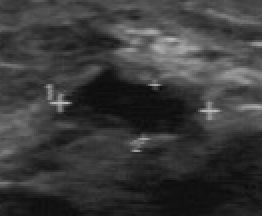
%> input picture Data/BUSreal.tif, 131 x 108 px (shown 2 times larger)
$ octave --eval "result = adlg(imread('../../Data/BUSreal.tif'));"   (GNU Octave 9; MATLAB toolbox functions it lacks are replaced by stand-ins)
%> lines starting %> are read from the running program, lines starting %| are printed output that depends on the picture
% ADLG Anisotropic diffusion guided by Log-Gabor filters.
%   J = ADLG(I,DT,MAXITER) performs the anisotropic difussion
%   filtering guided by Log-Gabor filters for despeckling a breast
%   ultrasound image I, where DT is the time step constant, and MAXITER is
%   the maximum number of iterations for diffusion.
%
%   Example:
%   -------
%   I = imread('BUSreal.tif');
%   J = adlg(I,0.25,1000);
%   figure;
%   subplot 121; imshow(I); title('Original Image');
%   subplot 122; imshow(mat2gray(J)); title('Filtered Image');
%
%   See also ADF CHMF ISF ISFAD
%
%
%   Reference:
%   ----------
%   W. Gomez, W. C. A. Pereira, A. F. C. Infantosi, "Breast ultrasound
%   despeckling using anisotropic diffusion guided by texture descriptors,"
%   Ultrasound in Medicine and Biology, vol. 40, no. 11, pp. 2609-2621, 2014.

% ------------------------------------------------------------------------
%   Cinvestav-IPN (Mexico) - LUS/PEB/COPPE/UFRJ (Brazil)
%   ADLF Version 1.0 (Matlab R2012b Unix)
%   April 2014
%   Copyright (c) 2014, Wilfrido Gomez Flores
% ------------------------------------------------------------------------

function I = adlg(I,dt,niter)
% Validations
if nargin < 2
    dt = 0.25;
    niter = 1000;
end
if nargin < 3
    niter = 1000;
end
% Smoothing to homogeneize similar textures
I = hybmedfilt2(I,11);
%> in hybmedfilt2, `f1 = ordfilt2(g, fix(median(1:sum(D(:)))), D, 'symmetric');`:
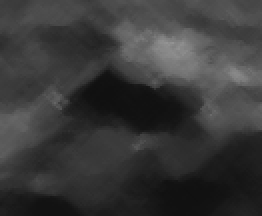
%> f1: size 108x131 uint8 (shown 2 times larger); min 16, max 148, mean 56.7
%> in hybmedfilt2, `M = cat(3,g,f1,f2);`:
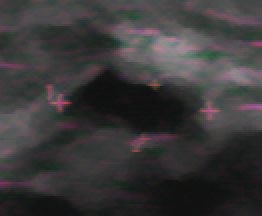
%> M: size 108x131x3 uint8 (shown 2 times larger); mean R, G, B 58.2, 56.7, 57.3
% Normalizacion to the range [0,1]
I = imnormalize(I);
% Creating the bank of Log-Gabor filters (Equation 7)
nscale  = 3;  % Scales
norient = 24; % Orientations
LGab = LogGabor(I, nscale, norient, 1, 3.0, .55); % 2 octaves
% Filtering the input image to extract texture information (Equation 8)
T = gabortextures(I,LGab);
% Texture-gradient responses (Equation 2)
GT = gradients(T);
% Texture-gradient magnitudes, adaptive kappa in N8 (Equation 10)
RT = magnitudes(GT);
% Anisotropic diffusion process
Iact = round(255*I);
for t = 1:niter
    % Intensity-gradient responses (Equation 2)
    GI = gradients(I);
    % Diffusion coefficient (Equation 9)
    C = diffcoeffs(GI,RT);
    % Divergencies
    D = divergences(GI,C);
    % Solution update (Equation 12)
    I = updates(I,D,dt);
    % Stop criterion by measuring MSE
    if ~mod(t,10)
        Iant = Iact;
        Iact = round(255*I);
        err = mserr(Iact,Iant); % MSE (Equation 16)
        if err<0.5
            disp(['Iteration stop: ' num2str(t) ' with MSE: ' num2str(err)]);
            break;
        end
    end
end
%*************************************************************************
%*************************************************************************
function OUT = updates(I,IN1,dt)
% Divergences in N8
D_W_N = IN1.D_W_N;
D_N_E = IN1.D_N_E;
D_E_S = IN1.D_E_S;
D_S_W = IN1.D_S_W;
D_NW_NE = IN1.D_NW_NE;
D_NE_SE = IN1.D_NE_SE;
D_SE_SW = IN1.D_SE_SW;
D_SW_NW = IN1.D_SW_NW;
% Equation 12
J = I + dt*(D_W_N + D_N_E + D_E_S + D_S_W + D_NW_NE + D_NE_SE + D_SE_SW + D_SW_NW);
% Normalizacion to the range [0,1]
OUT = imnormalize(J);
%*************************************************************************
%*************************************************************************
function OUT = divergences(IN1,IN2)
% Intensity-gradient responses in N8
I_W_N(:,:,1) = IN1.W_N.D1; I_W_N(:,:,2) = IN1.W_N.D2;
I_N_E(:,:,1) = IN1.N_E.D1; I_N_E(:,:,2) = IN1.N_E.D2;
I_E_S(:,:,1) = IN1.E_S.D1; I_E_S(:,:,2) = IN1.E_S.D2;
I_S_W(:,:,1) = IN1.S_W.D1; I_S_W(:,:,2) = IN1.S_W.D2;
I_NW_NE(:,:,1) = IN1.NW_NE.D1; I_NW_NE(:,:,2) = IN1.NW_NE.D2;
I_NE_SE(:,:,1) = IN1.NE_SE.D1; I_NE_SE(:,:,2) = IN1.NE_SE.D2;
I_SE_SW(:,:,1) = IN1.SE_SW.D1; I_SE_SW(:,:,2) = IN1.SE_SW.D2;
I_SW_NW(:,:,1) = IN1.SW_NW.D1; I_SW_NW(:,:,2) = IN1.SW_NW.D2;
% Conduction coefficients in N8
C_W_N = IN2.C_W_N;
C_N_E = IN2.C_N_E;
C_E_S = IN2.C_E_S;
C_S_W = IN2.C_S_W;
C_NW_NE = IN2.C_NW_NE;
C_NE_SE = IN2.C_NE_SE;
C_SE_SW = IN2.C_SE_SW;
C_SW_NW = IN2.C_SW_NW;
% Computes divergences in N8
D_W_N = sum(C_W_N.*I_W_N,3);
D_N_E = sum(C_N_E.*I_N_E,3);
D_E_S = sum(C_E_S.*I_E_S,3);
D_S_W = sum(C_S_W.*I_S_W,3);
D_NW_NE = sum(C_NW_NE.*I_NW_NE,3);
D_NE_SE = sum(C_NE_SE.*I_NE_SE,3);
D_SE_SW = sum(C_SE_SW.*I_SE_SW,3);
D_SW_NW = sum(C_SW_NW.*I_SW_NW,3);
% Outputs
OUT.D_W_N = D_W_N;
OUT.D_N_E = D_N_E;
OUT.D_E_S = D_E_S;
OUT.D_S_W = D_S_W;
OUT.D_NW_NE = D_NW_NE;
OUT.D_NE_SE = D_NE_SE;
OUT.D_SE_SW = D_SE_SW;
OUT.D_SW_NW = D_SW_NW;
%*************************************************************************
%*************************************************************************
function OUT = diffcoeffs(IN1,IN2)
% Intensity-gradient responses in N8
I_W_N(:,:,1) = abs(IN1.W_N.D1).^2; I_W_N(:,:,2) = abs(IN1.W_N.D2).^2;
I_N_E(:,:,1) = abs(IN1.N_E.D1).^2; I_N_E(:,:,2) = abs(IN1.N_E.D2).^2;
I_E_S(:,:,1) = abs(IN1.E_S.D1).^2; I_E_S(:,:,2) = abs(IN1.E_S.D2).^2;
I_S_W(:,:,1) = abs(IN1.S_W.D1).^2; I_S_W(:,:,2) = abs(IN1.S_W.D2).^2;
I_NW_NE(:,:,1) = abs(IN1.NW_NE.D1).^2; I_NW_NE(:,:,2) = abs(IN1.NW_NE.D2).^2;
I_NE_SE(:,:,1) = abs(IN1.NE_SE.D1).^2; I_NE_SE(:,:,2) = abs(IN1.NE_SE.D2).^2;
I_SE_SW(:,:,1) = abs(IN1.SE_SW.D1).^2; I_SE_SW(:,:,2) = abs(IN1.SE_SW.D2).^2;
I_SW_NW(:,:,1) = abs(IN1.SW_NW.D1).^2; I_SW_NW(:,:,2) = abs(IN1.SW_NW.D2).^2;
% Adaptive kappa in N8
R_W_N = IN2.R_W_N;
R_N_E = IN2.R_N_E;
R_E_S = IN2.R_E_S;
R_S_W = IN2.R_S_W;
R_NW_NE = IN2.R_NW_NE;
R_NE_SE = IN2.R_NE_SE;
R_SE_SW = IN2.R_SE_SW;
R_SW_NW = IN2.R_SW_NW;
% Computes diffusion coefficient in N8 (Equation 9)
s = 1/100;
C_W_N = s./(s+(I_W_N./R_W_N)); C_W_N(C_W_N<0) = 0; C_W_N(C_W_N>1)=1;
C_N_E = s./(s+(I_N_E./R_N_E)); C_N_E(C_N_E<0) = 0; C_N_E(C_N_E>1)=1;
C_E_S = s./(s+(I_E_S./R_E_S)); C_E_S(C_E_S<0) = 0; C_E_S(C_E_S>1)=1;
C_S_W = s./(s+(I_S_W./R_S_W)); C_S_W(C_S_W<0) = 0; C_S_W(C_S_W>1)=1;
C_NW_NE = s./(s+(I_NW_NE./R_NW_NE)); C_NW_NE(C_NW_NE<0) = 0; C_NW_NE(C_NW_NE>1)=1;
C_NE_SE = s./(s+(I_NE_SE./R_NE_SE)); C_NE_SE(C_NE_SE<0) = 0; C_NE_SE(C_NE_SE>1)=1;
C_SE_SW = s./(s+(I_SE_SW./R_SE_SW)); C_SE_SW(C_SE_SW<0) = 0; C_SE_SW(C_SE_SW>1)=1;
C_SW_NW = s./(s+(I_SW_NW./R_SW_NW)); C_SW_NW(C_SW_NW<0) = 0; C_SW_NW(C_SW_NW>1)=1;
% Outputs
OUT.C_W_N = C_W_N;
OUT.C_N_E = C_N_E;
OUT.C_E_S = C_E_S;
OUT.C_S_W = C_S_W;
OUT.C_NW_NE = C_NW_NE;
OUT.C_NE_SE = C_NE_SE;
OUT.C_SE_SW = C_SE_SW;
OUT.C_SW_NW = C_SW_NW;
%*************************************************************************
%*************************************************************************
function OUT = gradients(I)
I = double(I);
% Indices for finite differences
[Mi,Ni,~] = size(I);
S = [1,1:Mi-1];
N = [2:Mi, Mi];
E = [1,1:Ni-1];
W = [2:Ni, Ni];
% Finite differences (gradients) in N8 (Equation 2)
W_N.D1 = I(:,W,:)-I; W_N.D2 = I(N,:,:)-I;
N_E.D1 = I(N,:,:)-I; N_E.D2 = I(:,E,:)-I;
E_S.D1 = I(:,E,:)-I; E_S.D2 = I(S,:,:)-I;
S_W.D1 = I(S,:,:)-I; S_W.D2 = I(:,W,:)-I;
NW_NE.D1 = I(N,W,:)-I; NW_NE.D2 = I(N,E,:)-I;
NE_SE.D1 = I(N,E,:)-I; NE_SE.D2 = I(S,E,:)-I;
SE_SW.D1 = I(S,E,:)-I; SE_SW.D2 = I(S,W,:)-I;
SW_NW.D1 = I(S,W,:)-I; SW_NW.D2 = I(N,W,:)-I;
% Outputs
OUT.W_N = W_N;
OUT.N_E = N_E;
OUT.E_S = E_S;
OUT.S_W = S_W;
OUT.NW_NE = NW_NE;
OUT.NE_SE = NE_SE;
OUT.SE_SW = SE_SW;
OUT.SW_NW = SW_NW;
%*************************************************************************
%*************************************************************************
function F = gabortextures(I,Gab)
[Mi, Ni, z] = size(Gab);
TF = fft2(I);
TF(1,1) = 0;
% Filter the input images with Log-Gabor
F = zeros(Mi,Ni,z);
for i = 1:z
    F(:,:,i) = real(ifft2(TF.*Gab(:,:,i))); % Equation 8
end
%*************************************************************************
%*************************************************************************
function OUT = magnitudes(IN)
% Intensity-gradient responses in N8
W_N = IN.W_N;
N_E = IN.N_E;
E_S = IN.E_S;
S_W = IN.S_W;
NW_NE = IN.NW_NE;
NE_SE = IN.NE_SE;
SE_SW = IN.SE_SW;
SW_NW = IN.SW_NW;
% Magnitude responses in N8 (Equation 10)
R_W_N(:,:,1) = sqrt(sum(abs(W_N.D1).^2,3)); R_W_N(:,:,2) = sqrt(sum(abs(W_N.D2).^2,3));
R_N_E(:,:,1) = sqrt(sum(abs(N_E.D1).^2,3)); R_N_E(:,:,2) = sqrt(sum(abs(N_E.D2).^2,3));
R_E_S(:,:,1) = sqrt(sum(abs(E_S.D1).^2,3)); R_E_S(:,:,2) = sqrt(sum(abs(E_S.D2).^2,3));
R_S_W(:,:,1) = sqrt(sum(abs(S_W.D1).^2,3)); R_S_W(:,:,2) = sqrt(sum(abs(S_W.D2).^2,3));
R_NW_NE(:,:,1) = sqrt(sum(abs(NW_NE.D1.^2),3)); R_NW_NE(:,:,2) = sqrt(sum(abs(NW_NE.D2).^2,3));
R_NE_SE(:,:,1) = sqrt(sum(abs(NE_SE.D1.^2),3)); R_NE_SE(:,:,2) = sqrt(sum(abs(NE_SE.D2).^2,3));
R_SE_SW(:,:,1) = sqrt(sum(abs(SE_SW.D1.^2),3)); R_SE_SW(:,:,2) = sqrt(sum(abs(SE_SW.D2).^2,3));
R_SW_NW(:,:,1) = sqrt(sum(abs(SW_NW.D1.^2),3)); R_SW_NW(:,:,2) = sqrt(sum(abs(SW_NW.D2).^2,3));
% Outputs
OUT.R_W_N = R_W_N+eps;
OUT.R_N_E = R_N_E+eps;
OUT.R_E_S = R_E_S+eps;
OUT.R_S_W = R_S_W+eps;
OUT.R_NW_NE = R_NW_NE+eps;
OUT.R_NE_SE = R_NE_SE+eps;
OUT.R_SE_SW = R_SE_SW+eps;
OUT.R_SW_NW = R_SW_NW+eps;
%*************************************************************************
%*************************************************************************
function J = imnormalize(I)
I = double(I);
mn = min(I(:));
%> mn = 14
mx = max(I(:));
%> mx = 159
J = (I-mn)./(mx-mn); % Normalization [0,1]
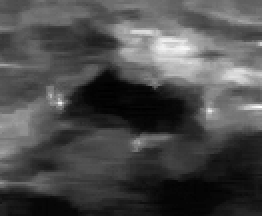
%> J: size 108x131 double (shown 2 times larger); min 0, max 1, mean 0.299
%*************************************************************************
%*************************************************************************
% Kovesi's implementation of Log-Gabor filters
% Copyright (c) 2001-2010 Peter Kovesi
% School of Computer Science & Software Engineering
% The University of Western Australia
% http://www.csse.uwa.edu.au/~pk/research/matlabfns/PhaseCongruency/Docs/convexpl.html
function LG = LogGabor(IO, nscale, norient, minWaveLength, mult, sigmaOnf)
%> called with nscale = 3, norient = 24, minWaveLength = 1, mult = 3, sigmaOnf = 0.55
[rows, cols] = size(IO);
%> rows = 108; cols = 131
if mod(cols,2)
    xrange = (-(cols-1)/2:(cols-1)/2)/(cols-1);
%> xrange = 131 values from -0.5 to 0.5
else
    xrange = (-cols/2:(cols/2-1))/cols;
end
if mod(rows,2)
    yrange = (-(rows-1)/2:(rows-1)/2)/(rows-1);
else
    yrange = (-rows/2:(rows/2-1))/rows;
%> yrange = 108 values from -0.5 to 0.491
end
[x,y] = meshgrid(xrange, yrange);
radius = sqrt(x.^2 + y.^2);
theta = atan2(y,x);
radius = ifftshift(radius);
theta  = ifftshift(theta);
radius(1,1) = 1;
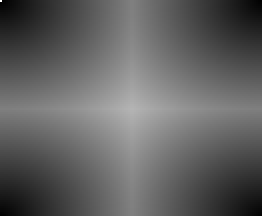
%> radius: size 108x131 double (shown 2 times larger); min 0.00769, max 1, mean 0.384
sintheta = sin(theta);
costheta = cos(theta);
clear x; clear y; clear theta;
lp = lowpassfilter(xrange,yrange,.4,10);
logGabor = cell(1,nscale);
for s = 1:nscale
    wavelength = minWaveLength*mult^(s-1);
    fo = 1.0/wavelength;
    logGabor{s} = exp((-(log(radius/fo)).^2) / (2 * log(sigmaOnf)^2));
    logGabor{s} = logGabor{s}.*lp;
    logGabor{s}(1,1) = 0;
    L = sqrt(sum(logGabor{s}(:).^2));
    logGabor{s} = logGabor{s}./L;
end
%> after the loop, logGabor = 3 items
% The main loop
LG = zeros(rows, cols, norient*nscale);
k = 1;
for o = 1:norient
    angl = (o-1)*pi/norient;
    wavelength = minWaveLength;
    ds = sintheta * cos(angl) - costheta * sin(angl);
    dc = costheta * cos(angl) + sintheta * sin(angl);
    dtheta = abs(atan2(ds,dc));
    dtheta = min(dtheta*norient/2,pi);
    spread = (cos(dtheta)+1)/2;
    for s = 1:nscale
        filter = logGabor{s} .* spread;
        L = sqrt(sum(real(filter(:)).^2 + imag(filter(:)).^2 ))/sqrt(2);
        LG(:,:,k) = filter./L;
        wavelength = wavelength * mult;
        k = k+1;
    end
end
%> after the loop, k = 73
%------------------------------------------------------------------------
function f = lowpassfilter(xrange, yrange, cutoff, n)
[x,y] = meshgrid(xrange, yrange);
radius = sqrt(x.^2 + y.^2);
f = ifftshift( 1.0 ./ (1.0 + (radius ./ cutoff).^(2*n)) );
%*************************************************************************
%*************************************************************************
function m = mserr(X,Y)
m = mean2((X-Y).^2); % Equation 16
%*************************************************************************
%*************************************************************************
% Hybrid median filter
function f = hybmedfilt2(g, m)
m2 = round(m/2);
D = eye(m)+fliplr(eye(m)); D(m2,m2) = 1;
R = zeros(m); R(m2,:)=1; R(:,m2) = 1;
f1 = ordfilt2(g, fix(median(1:sum(D(:)))), D, 'symmetric');
f2 = ordfilt2(g, fix(median(1:sum(R(:)))), R, 'symmetric');
M = cat(3,g,f1,f2);
f = uint8(median(double(M),3));
%> the loop in adlg, `for t = 1:niter` made 170 passes
%> (m in mserr, err) on passes 10, 20, 30, 40, 50, 60: (13.19, 13.19), (8.8, 8.8), (7.4, 7.4), (8.69, 8.69), (2.64, 2.64), (1.25, 1.25)
%> after the loop in adlg, `for t = 1:niter`:
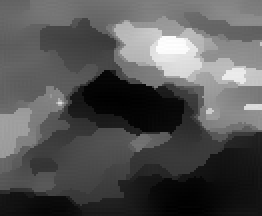
%> I: size 108x131 double (shown 2 times larger); min 0, max 1, mean 0.332
%> after the loop in adlg, `for t = 1:niter`: err = 0.461

$ run again, on Data/carcinoma.tif
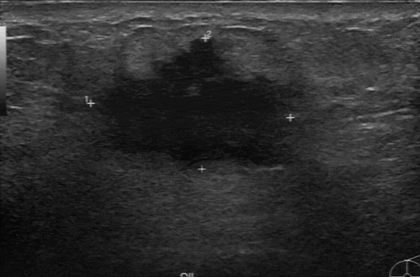
%> input picture Data/carcinoma.tif, 420 x 277 px, shrunk from 534 x 352 before the run
%> in hybmedfilt2, `f1 = ordfilt2(g, fix(median(1:sum(D(:)))), D, 'symmetric');`:
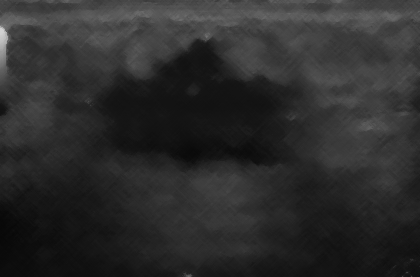
%> f1: size 277x420 uint8; min 8, max 210, mean 44.4
%> in hybmedfilt2, `M = cat(3,g,f1,f2);`:
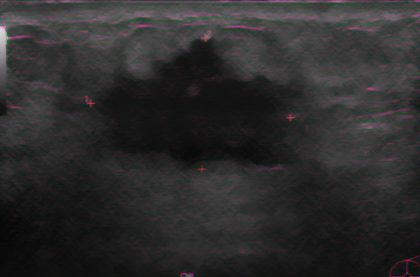
%> M: size 277x420x3 uint8; mean R, G, B 45.3, 44.4, 44.7
%> mn = 6
%> mx = 217
%> the loop in adlg, `for t = 1:niter` made 50 passes
%> (m in mserr, err) on passes 10, 20, 30, 40, 50: (4.35, 4.35), (1.11, 1.11), (0.744, 0.744), (0.555, 0.555), (0.44, 0.44)
%> (printed output is left out)
